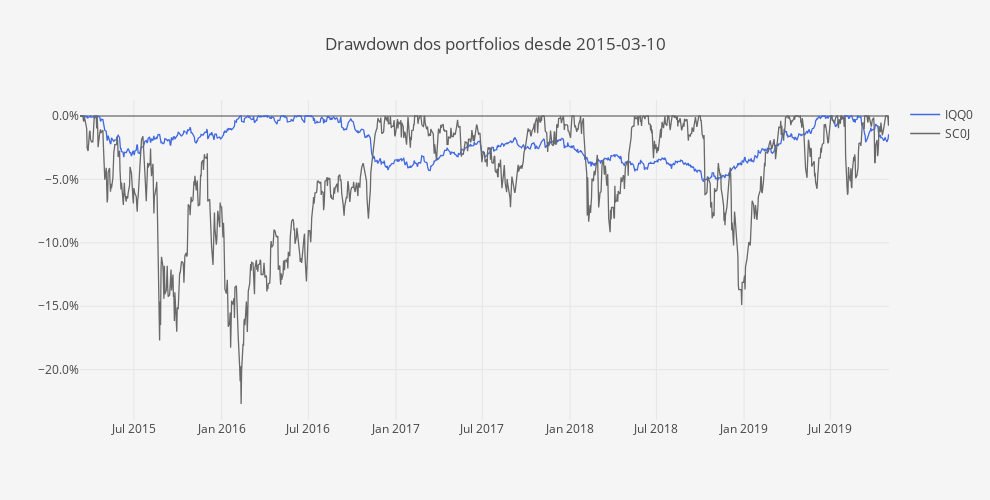

Notebook code cell kept with this figure:
### Code cell
DD = compute_drawdowns(fundos)
DD = DD /100

layout = go.Layout(
    title='Drawdown dos portfolios desde ' + Begin,
    plot_bgcolor='#f5f5f5',
    paper_bgcolor='#f5f5f5',
    width=990,
    height=500,
    xaxis=dict(
        title='',
        showgrid=True,
        titlefont=dict(size=12),
    ),
    yaxis=dict(
        title='',
        showgrid=True,
        zeroline=True, # Adicionar ou não a zero line
        tickformat=".1%", # tickformat=".2%" se quiseres mais casas decimais
    ))

trace0 = go.Scatter(
    x = DD.index,
    y = DD.iloc[:, 0],
    name = 'IQQ0',
    line = dict(
        color = 'royalblue',
        width = 1.3)
)

trace1 = go.Scatter(
    x = DD.index,
    y = DD.iloc[:, 1],
    name = 'SC0J',
    line = dict(
        color = 'dimgrey',
        width = 1.3)
)

data = [trace0, trace1]
        
fig = go.Figure(data=data, layout=layout)
py.iplot(fig)

### Figure 1 — Plotly figure (JSON) as saved in the notebook; plotly's stock layout.template omitted (floating-point values rounded to 4 significant figures; data arrays with more than 128 entries replaced by an {"elided": "..."} marker saying what was removed)
{"data": [{"line": {"color": "royalblue", "width": 1.3}, "name": "IQQ0", "type": "scatter", "uid": "36698efe-8099-4fa8-99a4-37d235ad3536", "x": {"elided": "1215 str values"}, "y": {"elided": "1215 float values"}}, {"line": {"color": "dimgrey", "width": 1.3}, "name": "SC0J", "type": "scatter", "uid": "5f62c286-7e4a-4932-a31b-a0bde02abc42", "x": {"elided": "1215 str values"}, "y": {"elided": "1215 float values"}}], "layout": {"height": 500, "paper_bgcolor": "#f5f5f5", "plot_bgcolor": "#f5f5f5", "title": {"text": "Drawdown dos portfolios desde 2015-03-10"}, "width": 990, "xaxis": {"autorange": true, "range": ["2015-03-10", "2019-11-01"], "showgrid": true, "title": {"font": {"size": 12}, "text": ""}, "type": "date"}, "yaxis": {"autorange": true, "range": [-0.2397, 0.01262], "showgrid": true, "tickformat": ".1%", "title": {"text": ""}, "type": "linear", "zeroline": true}}}
